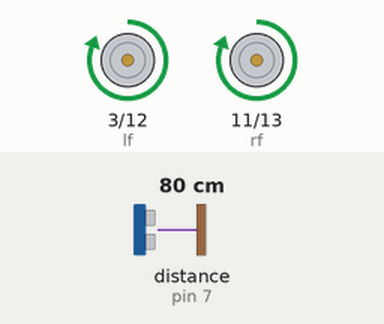
This sketch was run on a simulated Arduino Uno, built with avr-gcc and run on an emulated ATmega328P. Parts: motor-driver pin pairs drawn as motors (green arrow = first pin HIGH = forward, orange = second pin HIGH = backward, longer = more drive). Wiring (inferred from the names in the program): ultrasonic range finder: trigger pin 5; echo pin 7. The inputs (shaded band) are chosen by the test bench; at power-on: distance to the obstacle (sensor on pin 7) 80 cm. The echo pulse lasts 58.3 µs per cm.

Above: at 1.2 s.
1.3 s: distance to the obstacle (sensor on pin 7) set to 2 cm
At 2.4 s:
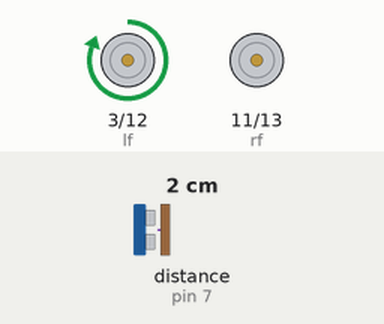
2.8 s: distance to the obstacle (sensor on pin 7) set to 35 cm
At 3.9 s:
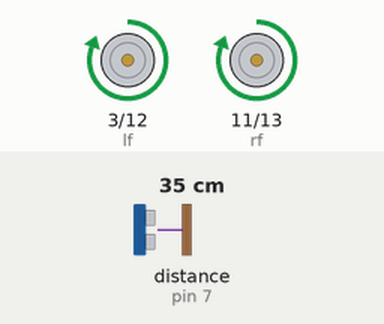
4.3 s: distance to the obstacle (sensor on pin 7) set to 4 cm
At 5.5 s:
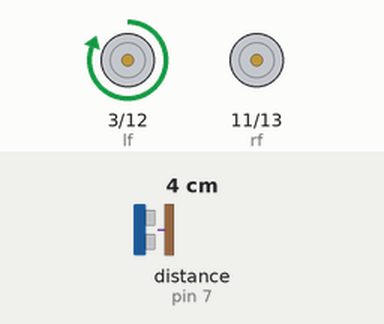
Timing chart, 0 to 7.3 s (numbered marks = the images above; inputs shaded):
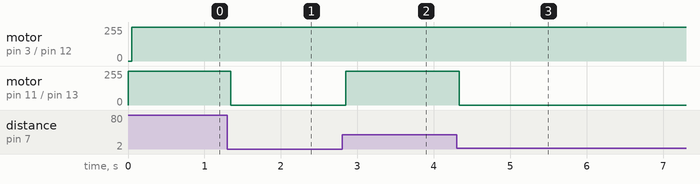

Measured:
- after the input at 1.3 s, motor on pin 11 (rf) / pin 13 (rb): forward 255/255 → stopped at once
- after the input at 2.8 s, motor on pin 11 (rf) / pin 13 (rb): stopped → forward 255/255 after 0.05 s
- after the input at 4.3 s, motor on pin 11 (rf) / pin 13 (rb): forward 255/255 → stopped at once

The sketch:

Actuall_Car_with_U.S._Sensor_and_base.ino
```cpp
int lb = 12;
int rf = 11;
int lf = 3;
int rb = 13;
int trig = 5;
int echo = 7;
float distance;
float t;

void setup() {
  pinMode(lb, OUTPUT); //lb
  pinMode(rf, OUTPUT);//rf
  pinMode(lf, OUTPUT);//lf
  pinMode(rb, OUTPUT);//rb
  pinMode(5, OUTPUT);
  pinMode(7, INPUT);

}

void loop() {
  digitalWrite(trig, HIGH);
  delay(1);
  digitalWrite(trig, LOW);
  t = pulseIn(echo, HIGH);
  distance = (t / 2) / 28.9 ;//The 28.9 is what you get from all the calculation to do with temperature.


  if (distance  < 30)

  { digitalWrite(lf, HIGH);
    digitalWrite(rf, LOW);
    digitalWrite(lb, LOW);
    digitalWrite(rb, LOW);
    delay(300);
  }


  else
  { digitalWrite(rf, HIGH);
    delay(40);
    digitalWrite(lf, HIGH);
    digitalWrite(lb, LOW);
    digitalWrite(rb, LOW);
  }
}
```
